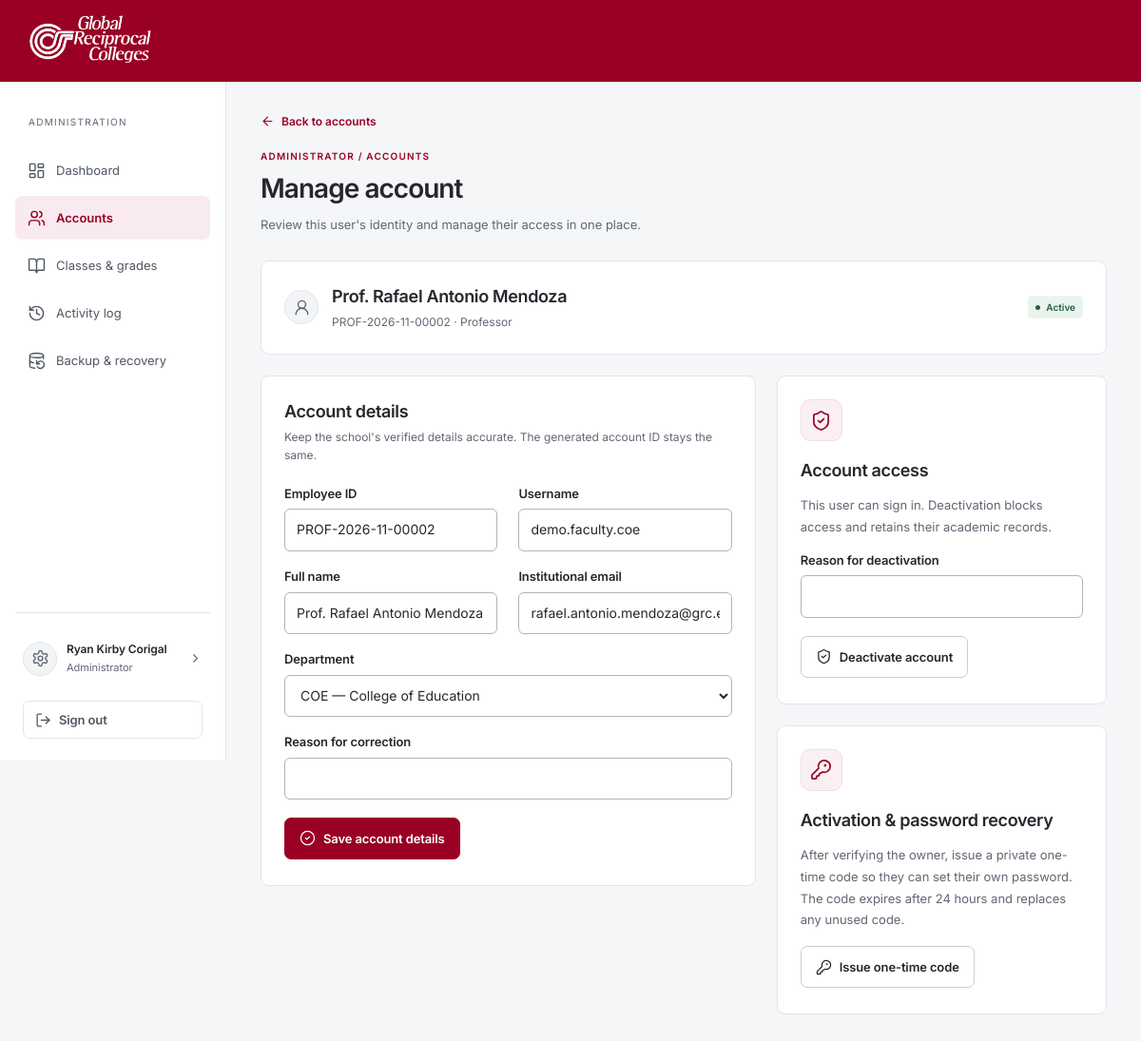
Page /manage-account.php?role=professor&account_id=2 (signed in) on the committed database.
### tables this page shows
CREATE TABLE IF NOT EXISTS `classbook_admins` (
  `id` INT UNSIGNED PRIMARY KEY AUTO_INCREMENT,
  `username` VARCHAR(80) NOT NULL UNIQUE,
  `full_name` VARCHAR(150) NOT NULL,
  `password_hash` VARCHAR(255) NOT NULL,
  `created_at` TIMESTAMP DEFAULT CURRENT_TIMESTAMP
);

CREATE TABLE IF NOT EXISTS `professors` (
  `id` INT UNSIGNED AUTO_INCREMENT PRIMARY KEY,
  `employee_id` VARCHAR(50) NOT NULL UNIQUE,
  `username` VARCHAR(50) NOT NULL UNIQUE,
  `full_name` VARCHAR(150) NOT NULL,
  `email` VARCHAR(190) NOT NULL UNIQUE,
  `password_hash` VARCHAR(255) NOT NULL,
  `department` VARCHAR(120) NOT NULL DEFAULT 'College of Computer Studies',
  `created_at` TIMESTAMP NOT NULL DEFAULT CURRENT_TIMESTAMP
);

### includes/classbook.php (called while the page is built, shortened)
<?php
require_once __DIR__.'/account_ids.php';
function cbQuery(PDO $db, string $sql, array $args=[]): PDOStatement {
    $q=$db->prepare($sql); $q->execute($args); return $q;
}
function cbStatus(PDO $db, string $role, int $id): string {
    return (string)(cbQuery($db,'SELECT status FROM classbook_access WHERE role=? AND account_id=?',[$role,$id])->fetchColumn() ?: 'active');
}

### includes/auth.php (called while the page is built, shortened)
<?php
function isLoggedIn(): bool
{
    return isset($_SESSION['user']) && !empty($_SESSION['user']['id']) && !empty($_SESSION['user']['role']);
}
function getCurrentUser(): ?array
{
    return isLoggedIn() ? $_SESSION['user'] : null;
}

### includes/functions.php (called while the page is built, shortened)
<?php
function h(mixed $value): string
{
    return htmlspecialchars((string)($value ?? ''), ENT_QUOTES | ENT_SUBSTITUTE, 'UTF-8');
}

### includes/account_ids.php (called while the page is built, shortened)
<?php
function cbIdentityTable(string $role): string {
    return match($role){'admin'=>'classbook_admins','professor'=>'professors','student'=>'students',default=>throw new InvalidArgumentException('Invalid account role.')};
}
function cbAccountPublicId(PDO $db,string $role,int $id): string {
    $existing=cbQuery($db,'SELECT public_id FROM classbook_account_meta WHERE role=? AND account_id=?',[$role,$id])->fetchColumn();
    if($existing)return $existing;
}

### includes/admin_actions.php (called while the page is built, shortened)
<?php
function cbAccountTable(string $role): string {
    return cbIdentityTable($role);
}

### manage-account.php (the view, shortened to what this page needs)
<?php
require_once __DIR__.'/includes/portal.php';
require_once __DIR__.'/includes/admin_views.php';
$db=portalDb();$u=portalUser($db,'admin');$error='';
$role=is_string($_GET['role']??null)?$_GET['role']:'';
$id=filter_var($_GET['account_id']??null,FILTER_VALIDATE_INT,['options'=>['min_range'=>1]]);
$context=[];
$backUrl='registrar.php?'.http_build_query(['view'=>'accounts','role'=>$role]+$context);
$loadAccount=static function()use($db,$role,$id): array {
    $a=cbQuery($db,'SELECT * FROM '.cbAccountTable($role).' WHERE id=?',[$id])->fetch();
    if(!$a)throw new RuntimeException('Account not found.');
    $a['public_id']=cbAccountPublicId($db,$role,$id);$a['access_status']=cbStatus($db,$role,$id);return $a;
};
try{$a=$loadAccount();}catch(Throwable $e){
    http_response_code(404);portalStart('Account not found',$u,'accounts');portalHeading('Account not found','The requested account is unavailable.');?><a class="button secondary" href="<?=h($backUrl)?>">Back to accounts</a><?php portalEnd();exit;
}
$revision=cbAccountRevision($db,$role,$id);
$fullName=$a['full_name']??$a['first_name'].' '.$a['last_name'];
$postFields=static function(string $action)use($role,$id,$revision): void {
    portalPost($action);?><input type="hidden" name="role" value="<?=h($role)?>"><input type="hidden" name="account_id" value="<?=$id?>"><input type="hidden" name="account_revision" value="<?=$revision?>"><?php
};
portalStart('Manage account',$u,'accounts');
?>
<a class="text-link account-back-link" href="<?=h($backUrl)?>"><?=portalIcon('arrow-right')?>Back to accounts</a>
<div class="admin-page-top"><div><span class="admin-kicker">ADMINISTRATOR / ACCOUNTS</span><h1>Manage account</h1><p>Review this user's identity and manage their access in one place.</p></div></div>
<section class="admin-panel managed-account-summary"><div class="managed-account-person"><span class="account-avatar"><?=portalIcon($role==='student'?'graduation-cap':'user-round')?></span><div><h2><?=h($fullName)?></h2><p><?=h($a['public_id'])?> <span aria-hidden="true">·</span> <?=h(portalRoleLabel($role))?></p></div></div><?=cbAdminStatus($a['access_status'])?></section>
<div class="account-manage-grid">
    <section class="admin-panel"><div class="panel-heading"><div><h2>Account details</h2><p>Keep the school's verified details accurate. The generated account ID stays the same.</p></div></div>
        <form method="post"><?php $postFields('edit_account');cbAccountFields($role,$a);portalField('Reason for correction','reason','','text','required maxlength="500"');?><button><?=portalIcon('circle-check')?>Save account details</button></form>
    </section>
    <div class="account-manage-actions">
        <section class="admin-panel"><div class="feature-icon"><?=portalIcon('shield-check')?></div><h2>Account access</h2>
        <?php if($a['access_status']==='active'):?><p>This user can sign in. Deactivation blocks access and retains their academic records.</p><form method="post" data-confirm="Deactivate this account and block its sign-in access?"><?php $postFields('deactivate');portalField('Reason for deactivation','reason','','text','required maxlength="500"');?><button class="quiet"><?=portalIcon('shield-check')?>Deactivate account</button></form>
        <?php endif;?></section>
        <section class="admin-panel"><div class="feature-icon"><?=portalIcon('key-round')?></div><h2>Activation &amp; password recovery</h2><p>After verifying the owner, issue a private one-time code so they can set their own password. The code expires after 24 hours and replaces any unused code.</p>
        <?php if($a['access_status']==='inactive'):?><p class="settings-help">Reactivate this account before issuing a recovery code.</p><?php else:?><form method="post"><?php $postFields('issue_code');?><button class="quiet"><?=portalIcon('key-round')?>Issue one-time code</button></form><?php endif;?></section>
    </div>
</div>
<?php portalEnd();

### includes/portal.php (shortened to what this page needs)
<?php
require_once __DIR__.'/auth.php';
require_once __DIR__.'/functions.php';
require_once __DIR__.'/classbook.php';
function portalUser(PDO $db,string $role): array {
    $u=getCurrentUser();
    $table=match($role){'professor'=>'professors','student'=>'students','admin'=>'classbook_admins',default=>throw new RuntimeException('Unknown account role.')};
    $account=cbQuery($db,'SELECT * FROM '.$table.' WHERE id=?',[$u['id']])->fetch();
    $u['full_name']=$role==='student'?$account['first_name'].' '.$account['last_name']:$account['full_name'];$u['username']=$account['username'];$u['public_id']=cbAccountPublicId($db,$role,(int)$u['id']);$_SESSION['user']=$u;$_SESSION['last_active']=time();return $u;
}
function portalRoleLabel(string $role): string {return match($role){'admin'=>'Administrator','professor'=>'Professor','student'=>'Student',default=>ucfirst($role)};}
function portalIcon(string $name): string {
    $path=__DIR__.'/../assets/icons/'.$name.'.svg';
    $svg=preg_replace('/class="[^"]*"/','class="ui-icon"',file_get_contents($path),1);
    return str_replace('<svg','<svg aria-hidden="true" focusable="false"',$svg);
}
function portalStart(string $title,?array $u=null,string $active=''): void {
    $flash=getFlash();
    ?><!doctype html><html lang="en"><head><meta charset="utf-8"><meta name="viewport" content="width=device-width,initial-scale=1"><?php portalPagePaint();?><title><?=h($title)?> · GRC</title><link rel="stylesheet" href="assets/css/classbook.css?v=<?=filemtime(__DIR__.'/../assets/css/classbook.css')?>"><link rel="stylesheet" href="assets/css/filters.css?v=<?=filemtime(__DIR__.'/../assets/css/filters.css')?>"><?php if(($u['role']??'')==='admin'):?><link rel="stylesheet" href="assets/css/administrator.css?v=<?=filemtime(__DIR__.'/../assets/css/administrator.css')?>"><link rel="stylesheet" href="assets/css/admin-directory.css?v=<?=filemtime(__DIR__.'/../assets/css/admin-directory.css')?>"><?php endif;?><?php if($u):?><link rel="stylesheet" href="assets/css/workspace.css?v=<?=filemtime(__DIR__.'/../assets/css/workspace.css')?>"><link rel="stylesheet" href="assets/css/profile.css?v=<?=filemtime(__DIR__.'/../assets/css/profile.css')?>"><?php endif;?></head><body class="<?=$u?'workspace-app role-'.h($u['role']).(($u['role']==='admin')?' administrator-app':''):''?>"><?php if($u):?><a class="skip-link" href="#main-content">Skip to content</a><?php endif;?>
    <header class="portal-header"><a class="brand" href="index.php" aria-label="Global Reciprocal Colleges home"><img src="assets/grc-wordmark.png" alt="Global Reciprocal Colleges"></a></header>
    <div class="portal-layout"><?php if($u):?><nav class="portal-nav" aria-label="Workspace"><div class="workspace-links" id="workspace-links"><p><?=h($u['role']==='admin'?'ADMINISTRATION':strtoupper(portalRoleLabel($u['role'])).' WORKSPACE')?></p>
    <?php $items=match($u['role']){'professor'=>['classes'=>['professor-dashboard.php','My classes'],'roster'=>['professor-dashboard.php?view=roster','Student masterlist'],'attendance'=>['professor-dashboard.php?view=attendance','Attendance'],'activities'=>['professor-dashboard.php?view=activities','Scores'],'grades'=>['professor-dashboard.php?view=grades','Grades'],'settings'=>['professor-dashboard.php?view=settings','Class settings']], 'admin'=>['overview'=>['registrar.php','Overview'],'accounts'=>['registrar.php?view=accounts','Accounts & approval'],'classes'=>['registrar.php?view=classes','Classes & verification'],'audit'=>['registrar.php?view=audit','Activity log'],'maintenance'=>['registrar.php?view=maintenance','Backup & recovery']],default=>['grades'=>['student-dashboard.php','My grades']]};
    $icons=['overview'=>'layout-dashboard','accounts'=>'users','classes'=>'book-open','audit'=>'history','maintenance'=>'database-backup','roster'=>'users','criteria'=>'list-filter','attendance'=>'clipboard-check','activities'=>'file-text','grades'=>'graduation-cap','import'=>'download','settings'=>'settings-2','profile'=>'user-round'];
    $navActive=$active==='import'?'attendance':($active==='criteria'?'settings':$active);
    foreach($items as $key=>[$url,$label]){if($u['role']==='admin')$label=match($key){'overview'=>'Dashboard','accounts'=>'Accounts','classes'=>'Classes & grades',default=>$label};if($u['role']==='professor'&&isset($_GET['subject_id']))$url.=(str_contains($url,'?')?'&':'?').'subject_id='.(int)$_GET['subject_id'];?><a class="<?=$navActive===$key?'selected':''?>" <?=$navActive===$key?'aria-current="page"':''?> href="<?=h($url)?>"><?=portalIcon($icons[$key]??'file-text')?><span><?=h($label)?></span></a><?php }?><div class="workspace-account"><a class="account-identity account-profile-link <?=$active==='profile'?'current':''?>" href="profile.php" aria-label="<?=h(portalRoleLabel($u['role']).' account settings')?>" <?=$active==='profile'?'aria-current="page"':''?> title="Account settings"><span class="account-avatar"><?=portalIcon('settings')?></span><div><strong title="<?=h($u['full_name'])?>"><?=h($u['full_name'])?></strong><small><?=h(portalRoleLabel($u['role']))?></small></div><?=portalIcon('chevron-right')?></a><form method="post" action="logout.php"><?=csrfField()?><button class="quiet"><?=portalIcon('log-out')?>Sign out</button></form></div></div></nav><?php endif;?>
    <main id="main-content" tabindex="-1" class="portal-main <?=$u?'':'public-main'?>"><?php if($flash):?><div class="notice <?=h($flash['type'])?>" role="status"><?=h($flash['message'])?></div><?php endif;
}
function portalEnd(): void {?></main></div><script src="assets/js/classbook.js?v=<?=filemtime(__DIR__.'/../assets/js/classbook.js')?>"></script></body></html><?php }
function portalHeading(string $title,string $subtitle=''): void {?><div class="page-heading"><span class="eyebrow">GLOBAL RECIPROCAL COLLEGES</span><h1><?=h($title)?></h1><p><?=h($subtitle)?></p></div><?php }
function portalNotice(string $text,string $kind='info'): void {?><div class="notice <?=h($kind)?>" role="status"><?=h($text);?></div><?php }
function portalField(string $label,string $name,mixed $value='',string $type='text',string $attrs=''): void {?><label class="field"><?=h($label)?><input name="<?=h($name)?>" type="<?=h($type)?>" value="<?=h($value)?>" <?=$attrs?>></label><?php }
function portalSelect(string $label,string $name,array $options,mixed $selected='',string $attrs=''): void {?><label class="field"><?=h($label)?><select name="<?=h($name)?>" <?=$attrs?>><?php foreach($options as $v=>$text):?><option value="<?=h($v)?>" <?=(string)$v===(string)$selected?'selected':''?>><?=h($text)?></option><?php endforeach;?></select></label><?php }
    ?>

### includes/admin_views.php (shortened to what this page needs)
<?php
require_once __DIR__.'/admin_actions.php';
require_once __DIR__.'/admin_presentation.php';
function cbAccountFields(string $role,array $a=[]): void {
    $fields=match($role){'student'=>['student_no'=>'Student number','username'=>'Username','first_name'=>'First name','last_name'=>'Last name','email'=>'Email (optional)','course'=>'Course','year_level'=>'Year level'],'professor'=>['employee_id'=>'Employee ID','username'=>'Username','full_name'=>'Full name','email'=>'Institutional email','department'=>'Department'],default=>['username'=>'Username','full_name'=>'Full name']};
    $creating=!isset($a['id']);
    ?><div class="form-grid"><?php foreach($fields as $key=>$label){if($key==='department'){portalSelect($label,$key,[''=>'Choose department']+CB_DEPARTMENTS,$a[$key]??'','required');continue;}$optional=($key==='email'&&$role==='student')||($creating&&$key==='username');$readonly=in_array($key,['student_no','employee_id'],true)&&isset($a['public_id'])&&($a[$key]??'')===$a['public_id'];portalField($label,$key,$a[$key]??($key==='course'?'BS Information Technology':($key==='year_level'?'1st Year':($key==='department'?'College of Computer Studies':''))),$key==='email'?'email':'text',($optional?'':'required').($readonly?' readonly':''));}?></div><?php if($creating):?><p class="settings-help">Account ID is assigned automatically when you save: <?=h(match($role){'professor'=>'PROF','student'=>'STUD',default=>'ADMIN'})?>-<?=h(date('Y-m'))?>-00001. The final number advances for each new account. Leave username blank to use that ID for sign-in.</p><?php endif;
}
    ?>

### rows in the picture
classbook_admins: username "ADMINISTRATION", full_name "Ryan Kirby Corigal", username "Administrator"
professors: full_name "Prof. Rafael Antonio Mendoza", employee "PROF-2026-11-00002", department "COE — College of Education"

### other values in the picture
$label "Dashboard"
$label "Accounts"
$label "Classes & grades"
$label "Activity log"
$label "Backup & recovery"
portalRoleLabel($role) "Professor"
$label "Active"
$label "Employee ID"
$label "Username"
$label "Full name"
$label "Institutional email"
$label "Department"
$label "Reason for correction Reason for deactivation"
